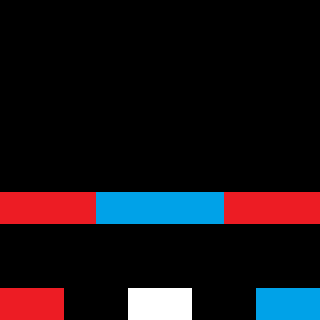

Rendered tile map (Tiled .tmx) drawn with the repository's tilesets; below, a short description and the map source with its tile grids summarised:
An orthogonal 10x10 tile map with 32x32 px tiles, 1 tile layer (Layer1).

<map version="1.0" orientation="orthogonal" renderorder="right-down" width="10" height="10" tilewidth="32" tileheight="32" nextobjectid="1">
 <tileset firstgid="1" name="Tileset" tilewidth="32" tileheight="32" tilecount="3" columns="3">
  <image source="Tileset.png" width="96" height="32" />
 </tileset>
 <layer name="Layer1" width="10" height="10">
  <data>[100 cells, 16 non-empty, 3 distinct tile ids]</data>
 </layer>
</map>
